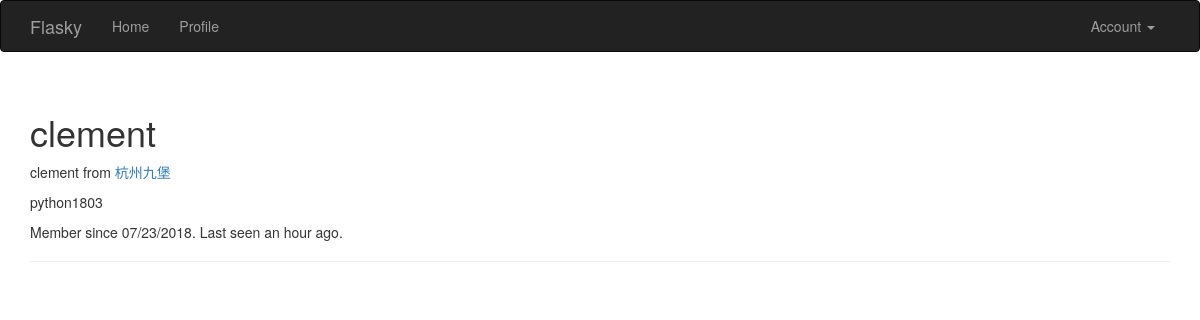
The page /user/clement (signed in) on the database its author committed.
### app/models.py (models this page shows, shortened)
class User(UserMixin, db.Model):
    __tablename__ = 'users'
    id = db.Column(db.Integer, primary_key=True)
    email = db.Column(db.String(64), unique=True, index=True)
    username = db.Column(db.String(64), unique=True, index=True)
    role_id = db.Column(db.Integer, db.ForeignKey('roles.id'))
    password_hash = db.Column(db.String(128))
    confirmed = db.Column(db.Boolean, default=False)
    name = db.Column(db.String(64))
    location = db.Column(db.String(64))
    about_me = db.Column(db.Text())
    member_since = db.Column(db.DateTime(), default=datetime.utcnow)
    last_seen = db.Column(db.DateTime(), default=datetime.utcnow)
    @property
    def password(self):
        raise AttributeError('password is not a readable attribute')
    def can(self, perm):
        return self.role is not None and self.role.has_permission(perm)
    def is_administrator(self):
        return self.can(Permission.ADMIN)
    def ping(self):
        self.last_seen = datetime.utcnow()
        db.session.add(self)

### app/main/views.py (the view)
@main.route('/user/<username>')
def user(username):
    user = User.query.filter_by(username=username).first_or_404()
    return render_template('user.html', user=user)

### app/auth/views.py (called while the page is built)
@auth.before_app_request
def before_request():
    if current_user.is_authenticated:
        current_user.ping()
        if not current_user.confirmed \
                and request.endpoint \
                and request.blueprint != 'auth' \
                and request.endpoint != 'static':
            return redirect(url_for('auth.unconfirmed'))

### app/main/__init__.py (called while the page is built)
@main.app_context_processor
def inject_permissions():
    return dict(Permission=Permission)

### app/models.py (called while the page is built)
@login_manager.user_loader
def load_user(user_id):
    return User.query.get(int(user_id))

    def has_permission(self, perm):
        return self.permissions & perm == perm

### app/templates/user.html (shortened to what this page needs)
{% extends "base.html" %}
{% block page_content %}
<div class="page-header">
    <h1>{{ user.username }}</h1>
    {% if user.name or user.location %}
    <p>
        {% if user.name %}{{ user.name }}{% endif %}
        {% if user.location %}
            from <a href="http://maps.google.com/?q={{ user.location }}">{{ user.location }}</a>
        {% endif %}
    </p>
    {% endif %}
    {% if user.about_me %}<p>{{ user.about_me }}</p>{% endif %}
    <p>Member since {{ moment(user.member_since).format('L') }}. Last seen {{ moment(user.last_seen).fromNow() }}.</p>
</div>
{% endblock %}

### rows shown on the page
User: username "clement", name "clement", location "杭州九堡", about_me "python1803", member_since "07/23/2018", last_seen "an hour ago"
